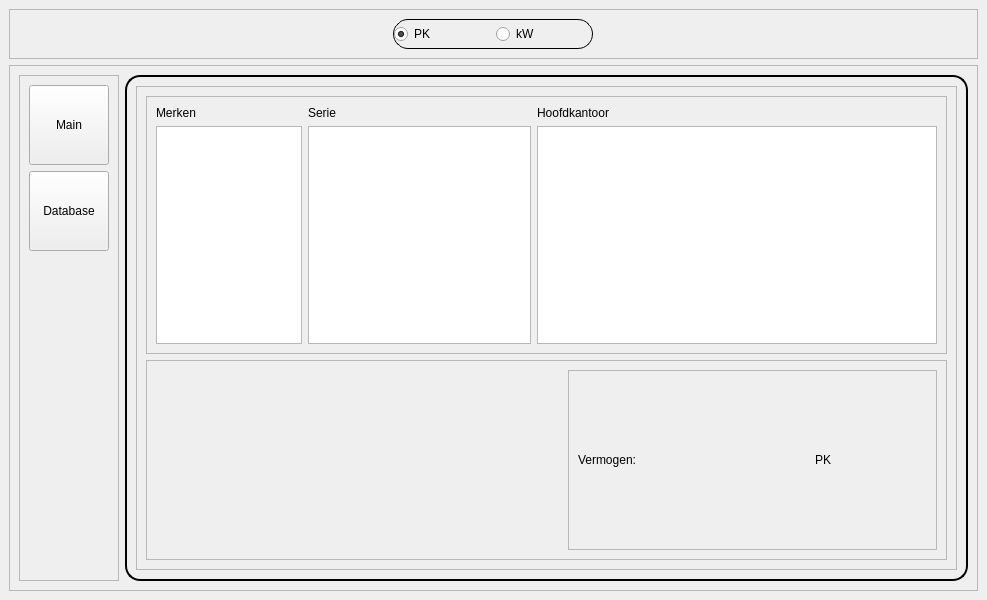
<?xml version="1.0" encoding="UTF-8"?>
<ui version="4.0">
 <class>MainWindow</class>
 <widget class="QMainWindow" name="MainWindow">
  <property name="geometry">
   <rect>
    <x>0</x>
    <y>0</y>
    <width>987</width>
    <height>600</height>
   </rect>
  </property>
  <property name="windowTitle">
   <string>MainWindow</string>
  </property>
  <widget class="QWidget" name="centralwidget">
   <layout class="QVBoxLayout" name="verticalLayout">
    <item>
     <widget class="QFrame" name="menuBar">
      <property name="minimumSize">
       <size>
        <width>0</width>
        <height>50</height>
       </size>
      </property>
      <property name="frameShape">
       <enum>QFrame::StyledPanel</enum>
      </property>
      <property name="frameShadow">
       <enum>QFrame::Raised</enum>
      </property>
      <layout class="QHBoxLayout" name="horizontalLayout_3">
       <property name="leftMargin">
        <number>0</number>
       </property>
       <property name="topMargin">
        <number>0</number>
       </property>
       <property name="rightMargin">
        <number>0</number>
       </property>
       <property name="bottomMargin">
        <number>0</number>
       </property>
       <item>
        <widget class="QFrame" name="frameRadio">
         <property name="minimumSize">
          <size>
           <width>0</width>
           <height>30</height>
          </size>
         </property>
         <property name="maximumSize">
          <size>
           <width>200</width>
           <height>30</height>
          </size>
         </property>
         <property name="styleSheet">
          <string notr="true">QFrame{
	border: 1px solid black;
	border-radius:15px;
}</string>
         </property>
         <property name="frameShape">
          <enum>QFrame::StyledPanel</enum>
         </property>
         <property name="frameShadow">
          <enum>QFrame::Raised</enum>
         </property>
         <layout class="QHBoxLayout" name="horizontalLayout">
          <property name="leftMargin">
           <number>0</number>
          </property>
          <property name="topMargin">
           <number>0</number>
          </property>
          <property name="rightMargin">
           <number>0</number>
          </property>
          <property name="bottomMargin">
           <number>0</number>
          </property>
          <item>
           <widget class="QRadioButton" name="PK">
            <property name="text">
             <string>PK</string>
            </property>
            <property name="checked">
             <bool>true</bool>
            </property>
           </widget>
          </item>
          <item>
           <widget class="QRadioButton" name="KW">
            <property name="text">
             <string>kW</string>
            </property>
           </widget>
          </item>
         </layout>
        </widget>
       </item>
      </layout>
     </widget>
    </item>
    <item>
     <widget class="QFrame" name="frame">
      <property name="frameShape">
       <enum>QFrame::StyledPanel</enum>
      </property>
      <property name="frameShadow">
       <enum>QFrame::Raised</enum>
      </property>
      <layout class="QHBoxLayout" name="horizontalLayout_2">
       <item>
        <widget class="QFrame" name="side_menu">
         <property name="minimumSize">
          <size>
           <width>100</width>
           <height>0</height>
          </size>
         </property>
         <property name="frameShape">
          <enum>QFrame::StyledPanel</enum>
         </property>
         <property name="frameShadow">
          <enum>QFrame::Raised</enum>
         </property>
         <layout class="QVBoxLayout" name="verticalLayout_2">
          <item>
           <widget class="QPushButton" name="btnShowMain">
            <property name="minimumSize">
             <size>
              <width>80</width>
              <height>80</height>
             </size>
            </property>
            <property name="text">
             <string>Main</string>
            </property>
           </widget>
          </item>
          <item>
           <widget class="QPushButton" name="btnShowDatabase">
            <property name="minimumSize">
             <size>
              <width>80</width>
              <height>80</height>
             </size>
            </property>
            <property name="text">
             <string>Database</string>
            </property>
           </widget>
          </item>
          <item>
           <spacer name="verticalSpacer">
            <property name="orientation">
             <enum>Qt::Vertical</enum>
            </property>
            <property name="sizeHint" stdset="0">
             <size>
              <width>20</width>
              <height>40</height>
             </size>
            </property>
           </spacer>
          </item>
         </layout>
        </widget>
       </item>
       <item>
        <widget class="QStackedWidget" name="stackedWidget">
         <property name="minimumSize">
          <size>
           <width>500</width>
           <height>0</height>
          </size>
         </property>
         <property name="styleSheet">
          <string notr="true">QStackedWidget{
	border: 2px solid black;
	border-radius:15px;
}</string>
         </property>
         <property name="currentIndex">
          <number>0</number>
         </property>
         <widget class="QWidget" name="pageList">
          <layout class="QGridLayout" name="gridLayout_2">
           <item row="0" column="1">
            <widget class="QFrame" name="content">
             <property name="frameShape">
              <enum>QFrame::StyledPanel</enum>
             </property>
             <property name="frameShadow">
              <enum>QFrame::Raised</enum>
             </property>
             <layout class="QVBoxLayout" name="verticalLayout_3">
              <item>
               <widget class="QFrame" name="FrameSelect">
                <property name="frameShape">
                 <enum>QFrame::StyledPanel</enum>
                </property>
                <property name="frameShadow">
                 <enum>QFrame::Raised</enum>
                </property>
                <layout class="QGridLayout" name="gridLayout">
                 <item row="1" column="1">
                  <widget class="QLabel" name="lblMerken">
                   <property name="text">
                    <string>Merken</string>
                   </property>
                  </widget>
                 </item>
                 <item row="1" column="2">
                  <widget class="QLabel" name="lblTypes">
                   <property name="text">
                    <string>Serie</string>
                   </property>
                  </widget>
                 </item>
                 <item row="2" column="1">
                  <widget class="QListView" name="listViewMerken">
                   <property name="maximumSize">
                    <size>
                     <width>180</width>
                     <height>16777215</height>
                    </size>
                   </property>
                  </widget>
                 </item>
                 <item row="1" column="3">
                  <widget class="QLabel" name="label">
                   <property name="text">
                    <string>Hoofdkantoor</string>
                   </property>
                  </widget>
                 </item>
                 <item row="2" column="2">
                  <widget class="QTableView" name="tableViewSerie">
                   <property name="showGrid">
                    <bool>false</bool>
                   </property>
                   <attribute name="horizontalHeaderVisible">
                    <bool>false</bool>
                   </attribute>
                   <attribute name="horizontalHeaderHighlightSections">
                    <bool>false</bool>
                   </attribute>
                   <attribute name="verticalHeaderVisible">
                    <bool>false</bool>
                   </attribute>
                   <attribute name="verticalHeaderHighlightSections">
                    <bool>false</bool>
                   </attribute>
                  </widget>
                 </item>
                 <item row="2" column="3">
                  <widget class="QTableView" name="tableViewHQ">
                   <property name="minimumSize">
                    <size>
                     <width>400</width>
                     <height>0</height>
                    </size>
                   </property>
                   <property name="showGrid">
                    <bool>false</bool>
                   </property>
                   <attribute name="horizontalHeaderVisible">
                    <bool>false</bool>
                   </attribute>
                   <attribute name="horizontalHeaderHighlightSections">
                    <bool>false</bool>
                   </attribute>
                   <attribute name="verticalHeaderVisible">
                    <bool>false</bool>
                   </attribute>
                   <attribute name="verticalHeaderHighlightSections">
                    <bool>false</bool>
                   </attribute>
                  </widget>
                 </item>
                </layout>
               </widget>
              </item>
              <item>
               <widget class="QFrame" name="frame_3">
                <property name="minimumSize">
                 <size>
                  <width>0</width>
                  <height>200</height>
                 </size>
                </property>
                <property name="frameShape">
                 <enum>QFrame::StyledPanel</enum>
                </property>
                <property name="frameShadow">
                 <enum>QFrame::Raised</enum>
                </property>
                <layout class="QHBoxLayout" name="horizontalLayout_5">
                 <item>
                  <widget class="QLabel" name="lblLogo">
                   <property name="minimumSize">
                    <size>
                     <width>100</width>
                     <height>100</height>
                    </size>
                   </property>
                   <property name="maximumSize">
                    <size>
                     <width>100</width>
                     <height>100</height>
                    </size>
                   </property>
                   <property name="text">
                    <string/>
                   </property>
                  </widget>
                 </item>
                 <item>
                  <widget class="QLabel" name="lblImage">
                   <property name="minimumSize">
                    <size>
                     <width>300</width>
                     <height>180</height>
                    </size>
                   </property>
                   <property name="maximumSize">
                    <size>
                     <width>300</width>
                     <height>180</height>
                    </size>
                   </property>
                   <property name="text">
                    <string/>
                   </property>
                  </widget>
                 </item>
                 <item>
                  <widget class="QFrame" name="frame_4">
                   <property name="frameShape">
                    <enum>QFrame::StyledPanel</enum>
                   </property>
                   <property name="frameShadow">
                    <enum>QFrame::Raised</enum>
                   </property>
                   <layout class="QHBoxLayout" name="horizontalLayout_4">
                    <item>
                     <widget class="QLabel" name="lblVermogenNaam">
                      <property name="text">
                       <string>Vermogen:</string>
                      </property>
                     </widget>
                    </item>
                    <item>
                     <widget class="QLabel" name="lblVermogen">
                      <property name="text">
                       <string/>
                      </property>
                     </widget>
                    </item>
                    <item>
                     <widget class="QLabel" name="lblUnit">
                      <property name="text">
                       <string>PK</string>
                      </property>
                     </widget>
                    </item>
                   </layout>
                  </widget>
                 </item>
                </layout>
               </widget>
              </item>
             </layout>
            </widget>
           </item>
          </layout>
         </widget>
         <widget class="QWidget" name="pageDB">
          <widget class="QFrame" name="frame_2">
           <property name="geometry">
            <rect>
             <x>40</x>
             <y>70</y>
             <width>331</width>
             <height>221</height>
            </rect>
           </property>
           <property name="frameShape">
            <enum>QFrame::StyledPanel</enum>
           </property>
           <property name="frameShadow">
            <enum>QFrame::Raised</enum>
           </property>
           <layout class="QGridLayout" name="gridLayout_3">
            <item row="0" column="0">
             <widget class="QLabel" name="label_2">
              <property name="text">
               <string>Host</string>
              </property>
             </widget>
            </item>
            <item row="0" column="1">
             <widget class="QLineEdit" name="lineHost">
              <property name="text">
               <string>localhost</string>
              </property>
             </widget>
            </item>
            <item row="1" column="0">
             <widget class="QLabel" name="label_3">
              <property name="text">
               <string>Database name</string>
              </property>
             </widget>
            </item>
            <item row="1" column="1">
             <widget class="QLineEdit" name="lineDatabase">
              <property name="text">
               <string>DAB-1</string>
              </property>
             </widget>
            </item>
            <item row="2" column="0">
             <widget class="QLabel" name="label_4">
              <property name="text">
               <string>user name</string>
              </property>
             </widget>
            </item>
            <item row="2" column="1">
             <widget class="QLineEdit" name="lineUser">
              <property name="text">
               <string>root</string>
              </property>
             </widget>
            </item>
            <item row="3" column="0">
             <widget class="QLabel" name="label_5">
              <property name="text">
               <string>password</string>
              </property>
             </widget>
            </item>
            <item row="3" column="1">
             <widget class="QLineEdit" name="linePass">
              <property name="text">
               <string>12345678</string>
              </property>
             </widget>
            </item>
            <item row="4" column="1">
             <widget class="QPushButton" name="btnReconnect">
              <property name="text">
               <string>Reconnect</string>
              </property>
             </widget>
            </item>
           </layout>
          </widget>
         </widget>
        </widget>
       </item>
      </layout>
     </widget>
    </item>
   </layout>
  </widget>
 </widget>
 <resources/>
 <connections/>
</ui>
